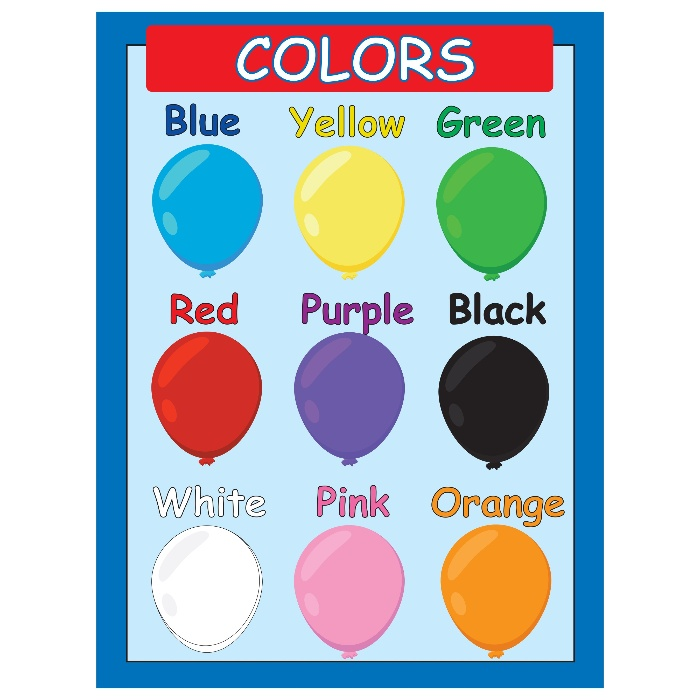
#> input picture opencv/resources/colours.jpg, 700 x 700 px
$ python threshold.py
#> lines starting #> are read from the running program, lines starting #| are printed output that depends on the picture; after the words box and inside, x2 and y2 are one past the last pixel; in counts of white or black regions, pixels touching at a corner belong together
import cv2 as cv

img = cv.imread('resources/colours.jpg',0)
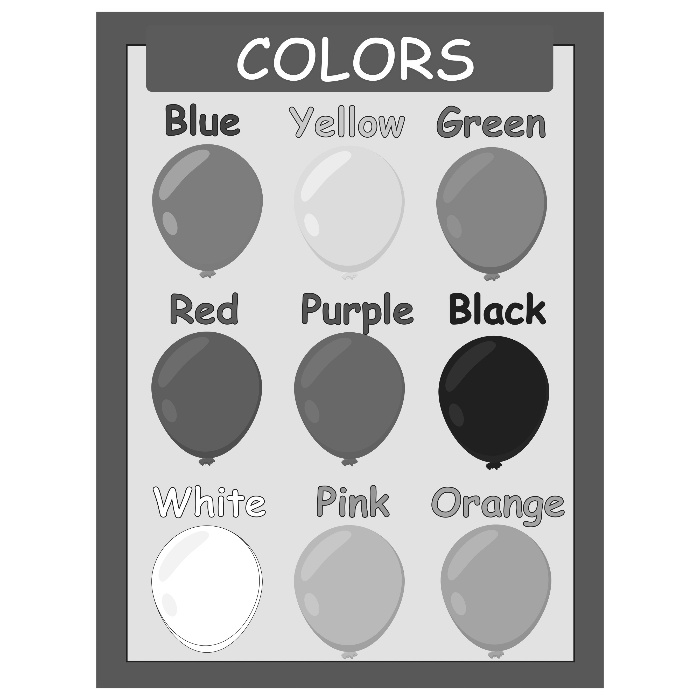
#> img: shape (700, 700); min 19, max 255, mean 191.6

ret,thresh1 = cv.threshold(img,127,255,cv.THRESH_BINARY)
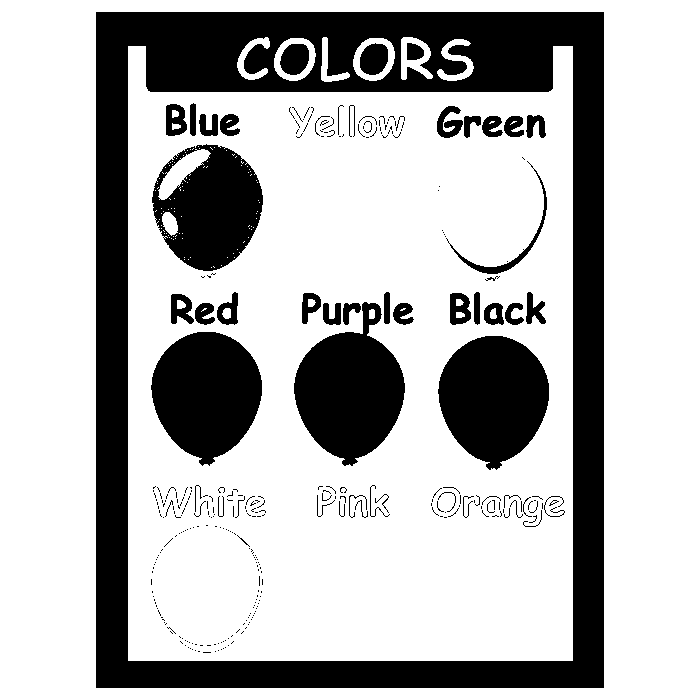
#> thresh1: shape (700, 700); 72.2% white; 325 black regions (268 under 20 px), largest, box (x1, y1, x2, y2) and area: (96, 12, 604, 688) 83082, (294, 302, 405, 466) 11150, (438, 336, 549, 470) 10811
ret,thresh2 = cv.threshold(img,127,255,cv.THRESH_BINARY_INV)
ret,thresh3 = cv.threshold(img,127,255,cv.THRESH_TRUNC)
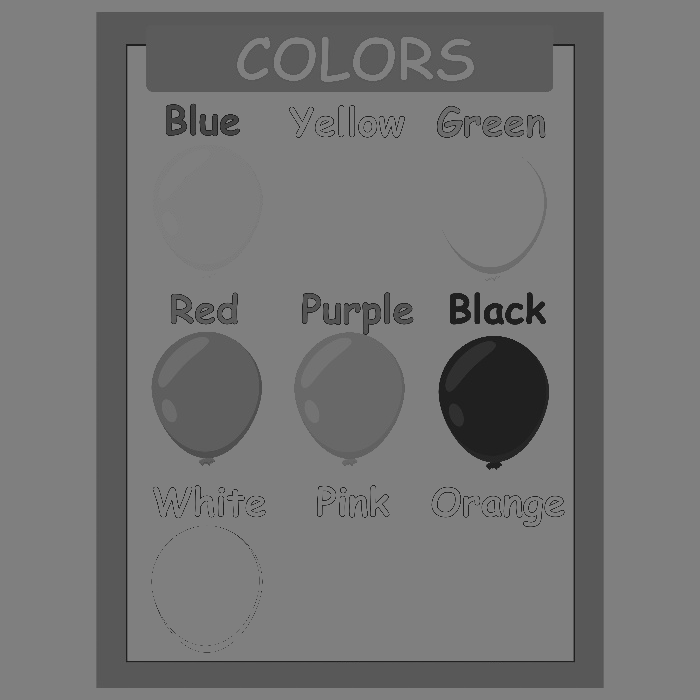
#> thresh3: shape (700, 700); min 19, max 127, mean 115.7
ret,thresh4 = cv.threshold(img,127,255,cv.THRESH_TOZERO)
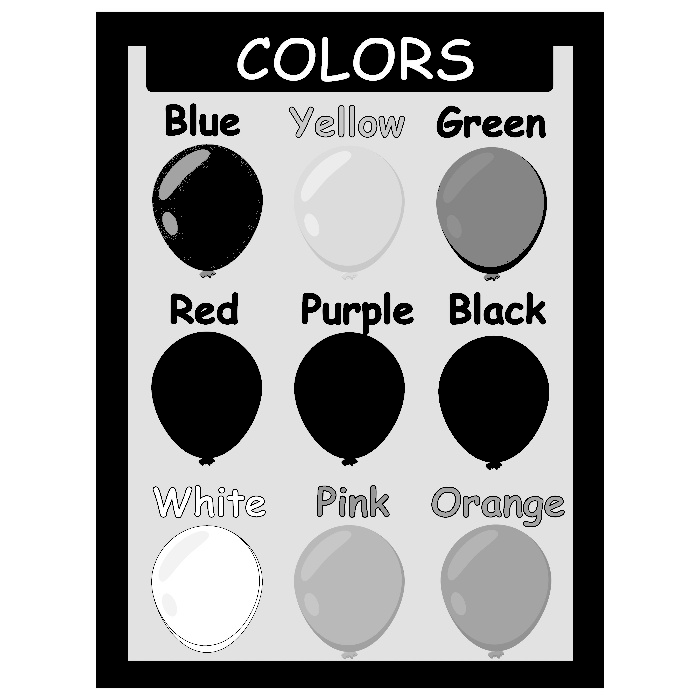
#> thresh4: shape (700, 700); min 0, max 255, mean 167.5
ret,thresh5 = cv.threshold(img,127,255,cv.THRESH_TOZERO_INV)
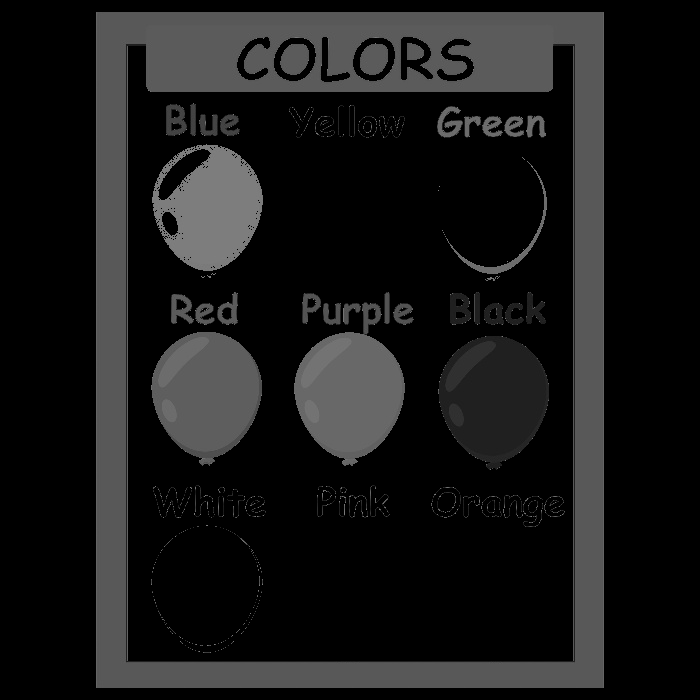
#> thresh5: shape (700, 700); min 0, max 127, mean 24.1

cv.imshow('original',img)
cv.imshow('thresh1',thresh1)
cv.imshow('thresh2',thresh2)
cv.imshow('thresh3',thresh3)
cv.imshow('thresh4',thresh4)
cv.imshow('thresh5',thresh5)

cv.waitKey(0)
cv.destroyAllWindows()

$ run again, with opencv/resources/apple.jpg copied over opencv/resources/colours.jpg
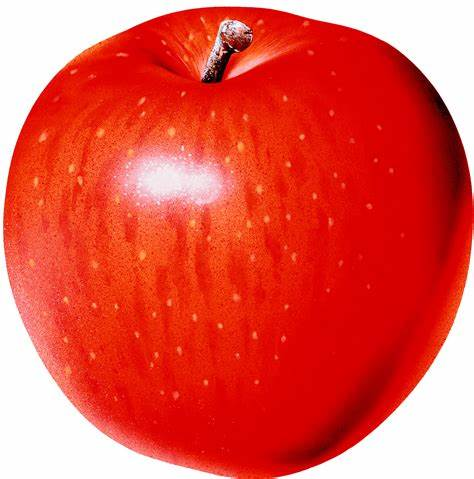
#> input picture opencv/resources/apple.jpg, 474 x 479 px
#> `ret,thresh1 = cv.threshold(img,127,255,cv.THRESH_BINARY)`:
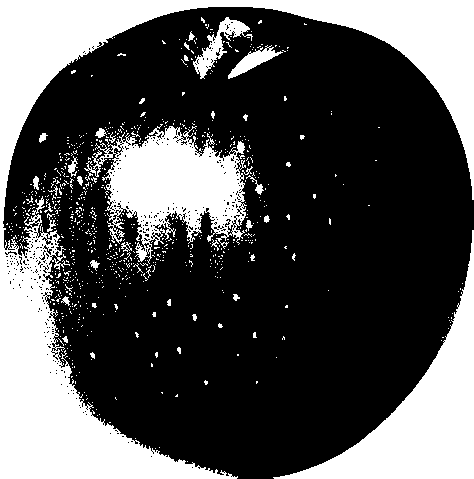
#> thresh1: shape (479, 474); 32.4% white; 778 white regions (738 under 20 px), largest, box (x1, y1, x2, y2) and area: (0, 0, 474, 479) 43726, (273, 230, 474, 479) 13482, (84, 124, 247, 264) 11347
#> `ret,thresh5 = cv.threshold(img,127,255,cv.THRESH_TOZERO_INV)`:
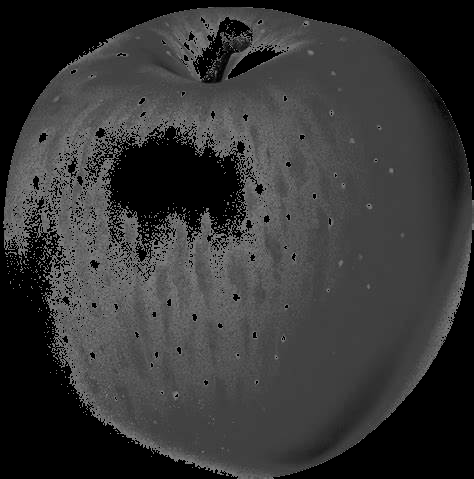
#> thresh5: shape (479, 474); min 0, max 127, mean 53.5
